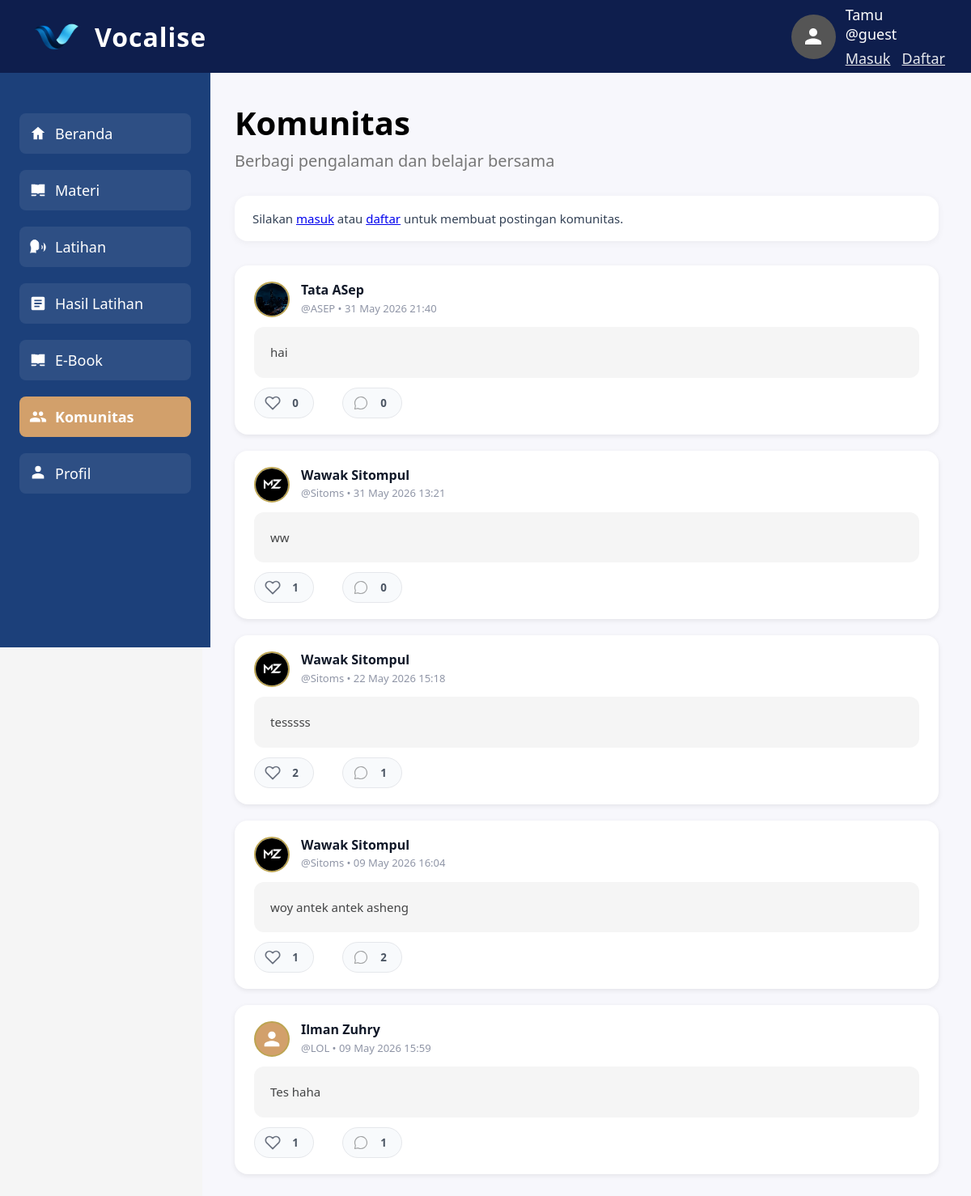
Page /Komunitas.php on the committed database.
### tables this page shows
CREATE TABLE `komunitas` (
  `Id` int(10) UNSIGNED NOT NULL,
  `Id_User` varchar(6) NOT NULL,
  `Isi` text NOT NULL,
  `Dibuat` datetime NOT NULL DEFAULT current_timestamp(),
  `Update_Post` datetime DEFAULT NULL ON UPDATE current_timestamp()
);

CREATE TABLE `users` (
  `Id_User` varchar(6) NOT NULL,
  `Nama` varchar(100) NOT NULL,
  `Tempat_Lahir` varchar(100) NOT NULL,
  `Tanggal_Lahir` date NOT NULL,
  `Username` varchar(50) NOT NULL,
  `Password` varchar(255) NOT NULL,
  `Google_Sub` varchar(255) DEFAULT NULL,
  `Email` varchar(255) DEFAULT NULL,
  `Foto` varchar(255) NOT NULL,
  `Bio` varchar(160) NOT NULL DEFAULT 'yang penting bicara aja dulu'
);

### Komunitas.php (the view, shortened to what the rows shown need)
<?php
require_once 'core.php';
$app = new manz();
$app->ensureSession();
$posts = $app->getCommunityPosts();
?>
<!DOCTYPE html>
<html lang="id">
<head>
</head>
<body>
  <?php include 'includes/header.php'; ?>
  <main role="main" tabindex="-1">
    <div class="clearfix">
      <h1 style="font-size:40px; font-weight:700; color:#000;">Komunitas</h1>
    </div>
    <section class="post-list" aria-label="Daftar posting komunitas">
      <?php foreach ($posts as $post): ?>
        <?php
$isLiked = false;
?>
        <article class="post" tabindex="0">
          <header class="post-header">
            <?php if (!empty($post['foto'])): ?>
              <img src="<?= htmlspecialchars($post['foto']) ?>" alt="Foto profil <?= htmlspecialchars($post['name'] ?: 'Pengguna') ?>" class="post-avatar" width="44" height="44">
            <?php else: ?>
              <div class="post-avatar post-avatar-default" aria-label="Foto profil default <?= htmlspecialchars($post['name'] ?: 'Pengguna') ?>">
                <svg viewBox="0 0 24 24" aria-hidden="true"><path fill="white" d="M12 12c2.21 0 4-1.79 4-4s-1.79-4-4-4-4 1.79-4 4 1.79 4 4 4zm0 2c-2.67 0-8 1.34-8 4v2h16v-2c0-2.66-5.33-4-8-4z"/></svg>
              </div>
            <?php endif; ?>
            <div class="post-author-info">
              <div class="post-author"><?= htmlspecialchars($post['name'] ?: 'Pengguna') ?></div>
              <div class="post-username-time">@<?= htmlspecialchars($post['username'] ?: 'guest') ?> • <?= htmlspecialchars(date('d M Y H:i', strtotime($post['Dibuat']))) ?></div>
            </div>
          </header>
          <p class="post-text"><?= nl2br(htmlspecialchars($post['Isi'])) ?></p>
          <footer class="post-footer">
            <div class="reactions" aria-label="Reaksi postingan">
              <button
    type="button"
    class="reaction-btn like-btn <?= $isLiked ? 'liked' : '' ?>" data-post-id="<?= $post['Id'] ?>" data-action="like" aria-label="Suka">
                <span class="like-count"><?= $app->getLikeCount($post['Id']) ?></span>
              </button>
              <button type="button" class="reaction-btn comment-btn" data-post-id="<?= $post['Id'] ?>" data-action="comment" aria-label="Komentar">
                <img src="icon/komen.svg" style="width:20px; height:20px;" alt="Komentar">
                <span class="comment-count"><?= $app->getCommentCount($post['Id']) ?></span>
              </button>
            </div>
          </footer>
        </article>
      <?php endforeach; ?>
    </section>
  </main>
</body>
</html>

### rows in the picture
komunitas: Id_User.Nama (picture), Id_User.Nama "Tata ASep", Id_User.Username "ASEP", Dibuat "31 May 2026 21:40", Isi "hai", LikeCount "0", CommentCount "0"
komunitas: Id_User.Nama (picture), Id_User.Nama "Wawak Sitompul", Id_User.Username "Sitoms", Dibuat "31 May 2026 13:21", Isi "ww", LikeCount "1", CommentCount "0"
komunitas: Id_User.Nama (picture), Id_User.Nama "Wawak Sitompul", Id_User.Username "Sitoms", Dibuat "22 May 2026 15:18", Isi "tesssss", LikeCount "2", CommentCount "1"
komunitas: Id_User.Nama (picture), Id_User.Nama "Wawak Sitompul", Id_User.Username "Sitoms", Dibuat "09 May 2026 16:04", Isi "woy antek antek asheng", LikeCount "1", Id "2"
komunitas: Id_User.Nama "Ilman Zuhry", Id_User.Username "LOL", Dibuat "09 May 2026 15:59", Isi "Tes haha", Id "1"
